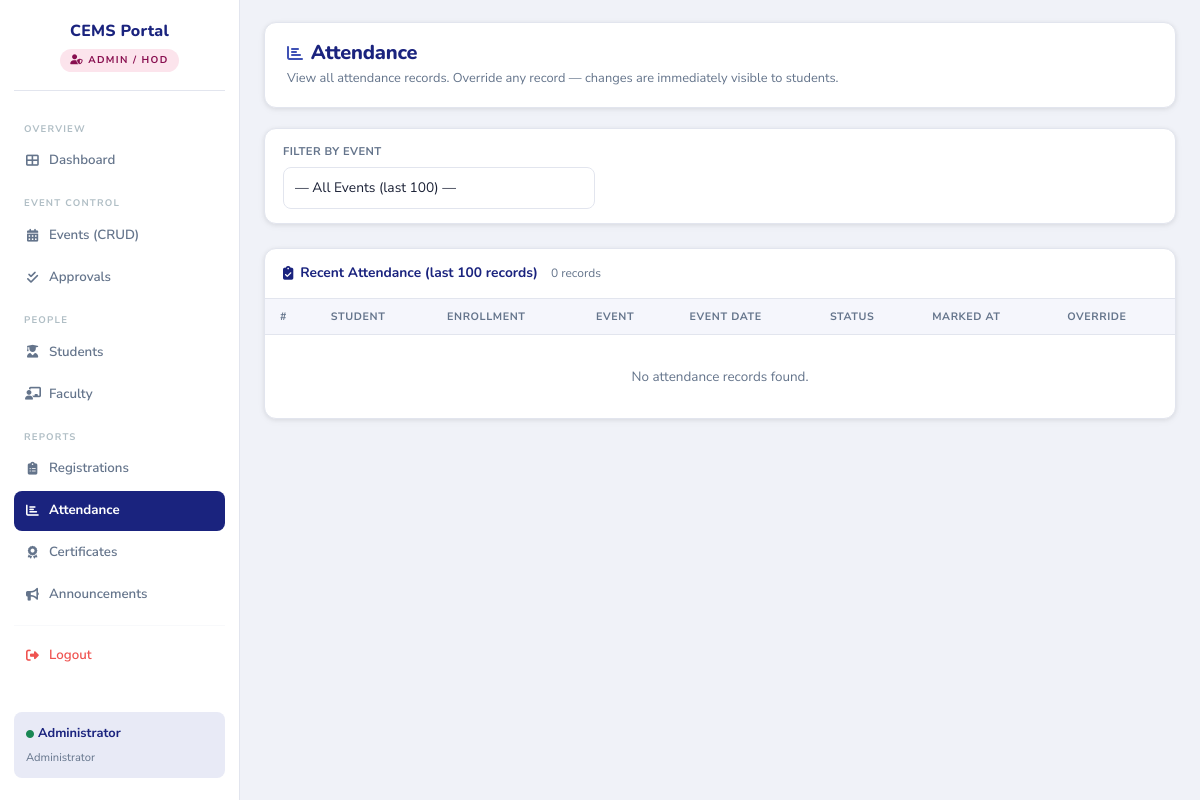
The page /admin/attendance.php (signed in) on the database as committed earlier.
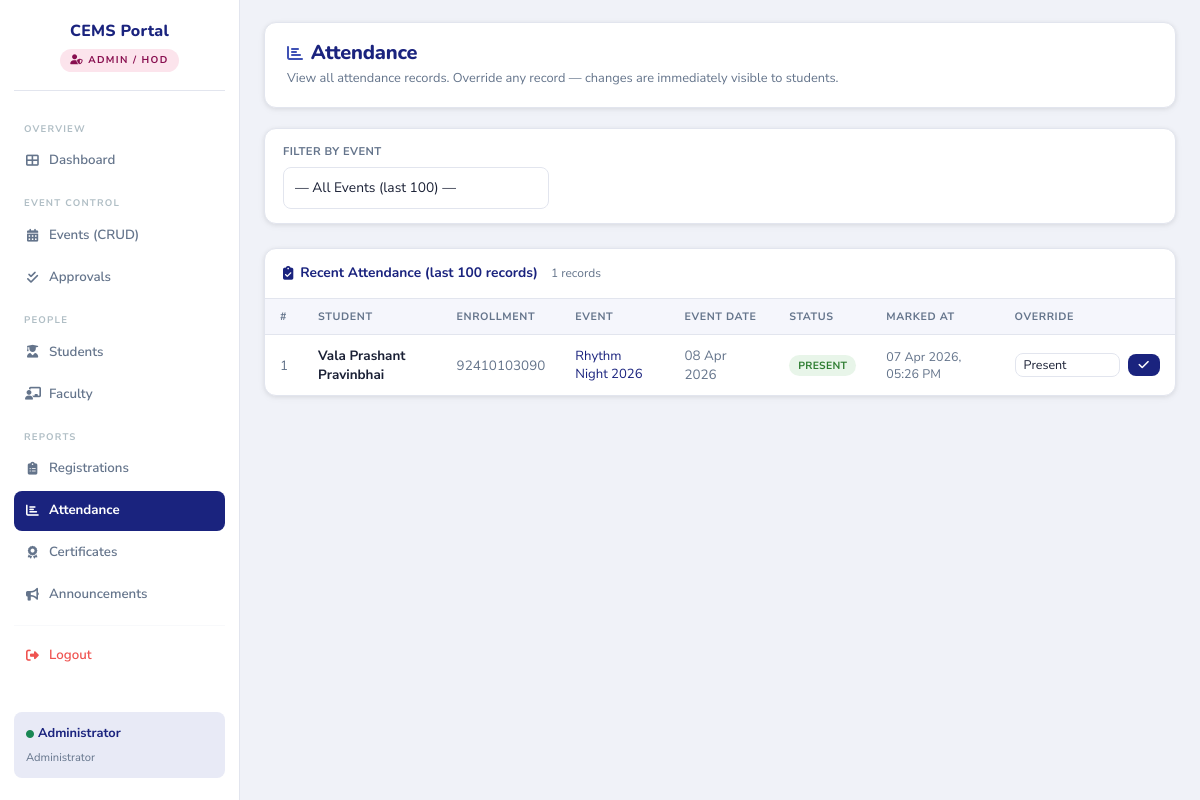
The same page on the database as committed later.
### tables this page shows
CREATE TABLE `attendance` (
  `attendance_id` int(11) NOT NULL,
  `student_id` int(11) NOT NULL,
  `event_id` int(11) NOT NULL,
  `status` enum('Pending','Present','Absent') NOT NULL DEFAULT 'Absent',
  `marked_at` timestamp NOT NULL DEFAULT current_timestamp() ON UPDATE current_timestamp()
);

CREATE TABLE `students` (
  `student_id` int(11) NOT NULL,
  `full_name` varchar(150) NOT NULL,
  `enrollment_no` varchar(11) NOT NULL,
  `email` varchar(150) NOT NULL,
  `phone` varchar(15) DEFAULT NULL,
  `password` varchar(255) NOT NULL,
  `created_at` timestamp NOT NULL DEFAULT current_timestamp()
);

CREATE TABLE `events` (
  `event_id` int(11) NOT NULL,
  `event_name` varchar(200) NOT NULL,
  `description` text DEFAULT NULL,
  `venue` varchar(200) DEFAULT NULL,
  `event_date` date NOT NULL,
  `event_time` time DEFAULT NULL,
  `capacity` int(11) DEFAULT NULL,
  `status` enum('Pending','Approved','Rejected') NOT NULL DEFAULT 'Approved',
  `rejection_reason` varchar(500) DEFAULT NULL,
  `created_by` int(11) NOT NULL,
  `created_at` timestamp NOT NULL DEFAULT current_timestamp()
);

### admin/attendance.php (the view, shortened to what this page needs)
<?php
require_once('../config/db.php');
require_once('../includes/admin_sidebar.php');
$event_filter = (int)($_GET['event_id'] ?? 0);
$attendance = [];
if ($event_filter) {
    $q = $conn->prepare("
        SELECT a.attendance_id, a.status AS att_status, a.marked_at,
               s.full_name AS student_name, s.enrollment_no,
               e.event_name, e.event_date
        FROM attendance a
        JOIN students s ON s.student_id = a.student_id
        JOIN events   e ON e.event_id   = a.event_id
        WHERE a.event_id = ?
        ORDER BY s.full_name ASC
    ");
    $q->bind_param("i", $event_filter); $q->execute();
    $attendance = $q->get_result()->fetch_all(MYSQLI_ASSOC);
} else {
    $attendance = $conn->query("
        SELECT a.attendance_id, a.status AS att_status, a.marked_at,
               s.full_name AS student_name, s.enrollment_no,
               e.event_name, e.event_date
        FROM attendance a
        JOIN students s ON s.student_id = a.student_id
        JOIN events   e ON e.event_id   = a.event_id
        ORDER BY a.marked_at DESC LIMIT 100
    ")->fetch_all(MYSQLI_ASSOC);
}
?>
<!DOCTYPE html>
<html lang="en">
<head>
    <link href="https://cdn.jsdelivr.net/npm/bootstrap@5.3.2/dist/css/bootstrap.min.css" rel="stylesheet">
    <link rel="stylesheet" href="https://cdnjs.cloudflare.com/ajax/libs/font-awesome/6.4.2/css/all.min.css">
    <link rel="stylesheet" href="../assets/css/style.css">
</head>
<body>
<main class="main-content"><div class="content-inner">
<div class="page-header">
    <div>
        <h1><i class="fas fa-chart-bar me-2" style="color:var(--accent);font-size:1rem;"></i>Attendance</h1>
        <p>View all attendance records. Override any record — changes are immediately visible to students.</p>
    </div>
</div>
<div class="table-wrap mb-4" style="padding:14px 18px;">
    <form method="GET" class="d-flex gap-3 align-items-end flex-wrap">
        <div>
            <label class="form-label-custom">Filter by Event</label>
            <select name="event_id" class="form-control-custom" onchange="this.form.submit()" style="min-width:260px;">
                <option value="">— All Events (last 100) —</option>
            </select>
        </div>
    </form>
</div>
<div class="table-wrap">
    <div class="card-header-custom">
        <i class="fas fa-clipboard-check"></i>
        <?= $event_filter ? 'Attendance Sheet' : 'Recent Attendance (last 100 records)' ?>
        <span style="margin-left:6px;font-size:0.75rem;font-weight:400;color:var(--text-muted);"><?= count($attendance) ?> records</span>
    </div>
    <table class="cems-table">
        <thead>
            <tr>
                <th>#</th>
                <th>Student</th>
                <th>Enrollment</th>
                <?php if (!$event_filter): ?><th>Event</th><th>Event Date</th><?php else: ?><th>Event Date</th><?php endif; ?>
                <th>Status</th>
                <th>Marked At</th>
                <th>Override</th>
            </tr>
        </thead>
        <tbody>
        <?php foreach ($attendance as $i => $a): ?>
        <?php $bc = $a['att_status']==='Present' ? 'badge-present' : ($a['att_status']==='Absent' ? 'badge-absent' : 'badge-pending'); ?>
        <tr>
            <td style="color:var(--text-muted);"><?= $i + 1 ?></td>
            <td><strong><?= htmlspecialchars($a['student_name']) ?></strong></td>
            <td style="color:var(--text-muted);"><?= htmlspecialchars($a['enrollment_no']) ?></td>
            <?php if (!$event_filter): ?>
            <td style="color:var(--primary);font-size:0.82rem;"><?= htmlspecialchars($a['event_name']) ?></td>
            <td style="color:var(--text-muted);"><?= date('d M Y', strtotime($a['event_date'])) ?></td>
            <?php else: ?>
            <td style="color:var(--text-muted);"><?= date('d M Y', strtotime($a['event_date'])) ?></td>
            <?php endif; ?>
            <td><span class="badge-cems <?= $bc ?>"><?= $a['att_status'] ?></span></td>
            <td style="color:var(--text-muted);font-size:0.78rem;"><?= $a['marked_at'] ? date('d M Y, h:i A', strtotime($a['marked_at'])) : '—' ?></td>
            <td>
                <form method="POST" class="d-flex gap-2 align-items-center">
                    <select name="att_status" class="form-control-custom" style="padding:4px 8px;font-size:0.78rem;width:105px;">
                        <?php foreach (['Present','Absent','Pending'] as $st): ?>
                        <option value="<?= $st ?>" <?= $a['att_status']===$st?'selected':'' ?>><?= $st ?></option>
                        <?php endforeach; ?>
                    </select>
                    <button type="submit" class="btn-primary-custom btn-sm-custom" title="Update"><i class="fas fa-check"></i></button>
                </form>
            </td>
        </tr>
        <?php endforeach; ?>
        <?php if (empty($attendance)): ?>
        <tr><td colspan="8" style="text-align:center;padding:32px;color:var(--text-muted);">No attendance records found.</td></tr>
        <?php endif; ?>
        </tbody>
    </table>
</div>
</div></main>
</body>
</html>

Rows that differ between the two databases and show on the page:
added attendance: student.full_name "Vala Prashant Pravinbhai", student.enrollment_no "92410103090", event.event_name "Rhythm Night 2026", event.event_date "08 Apr 2026", status "PRESENT", marked_at "07 Apr 2026, 05:26 PM", att_status "Present"
Other text that changed with them:
count($attendance): "0" → "1"
text no longer shown: "No attendance records found."
